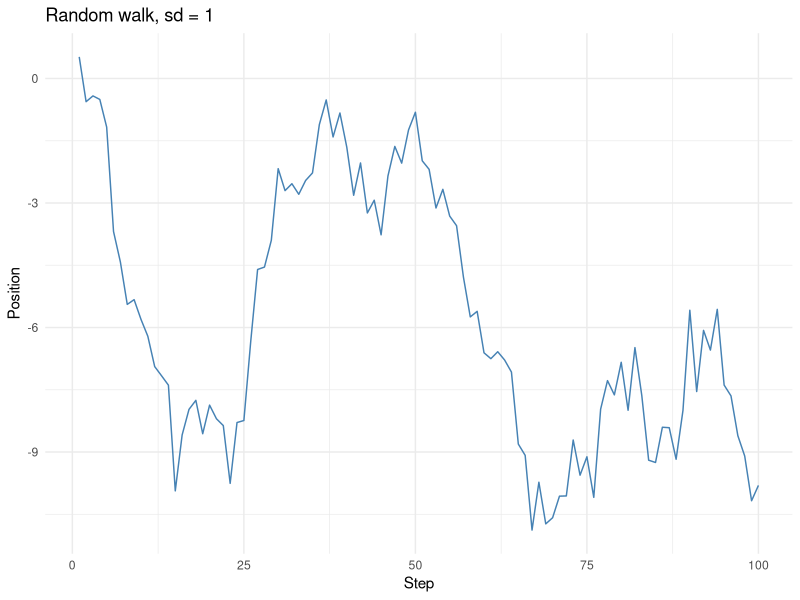
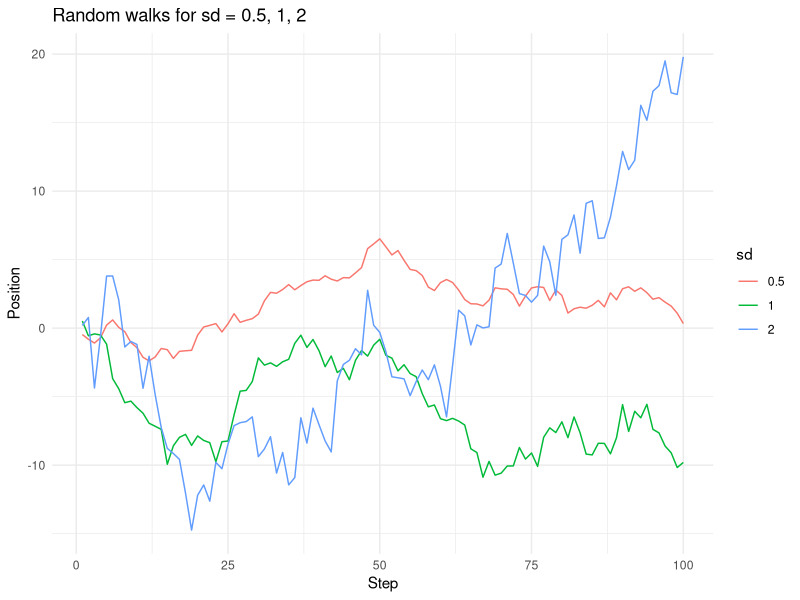
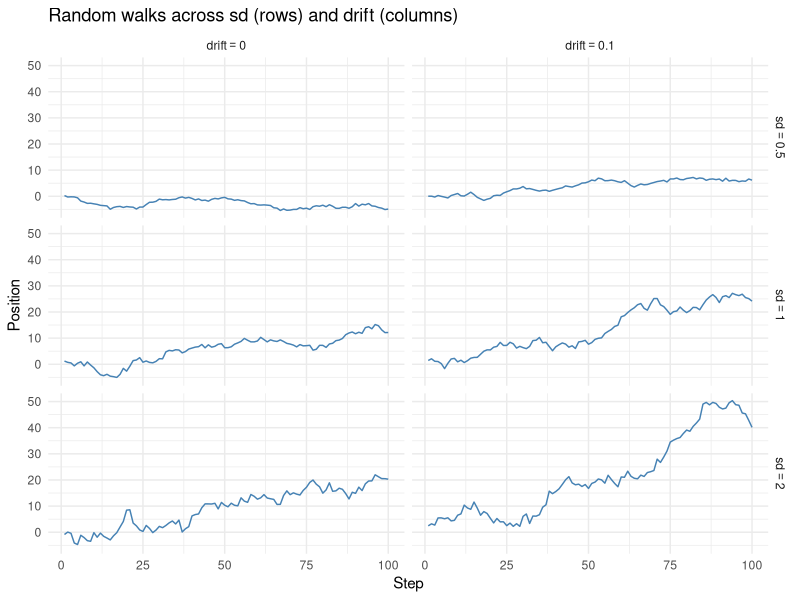
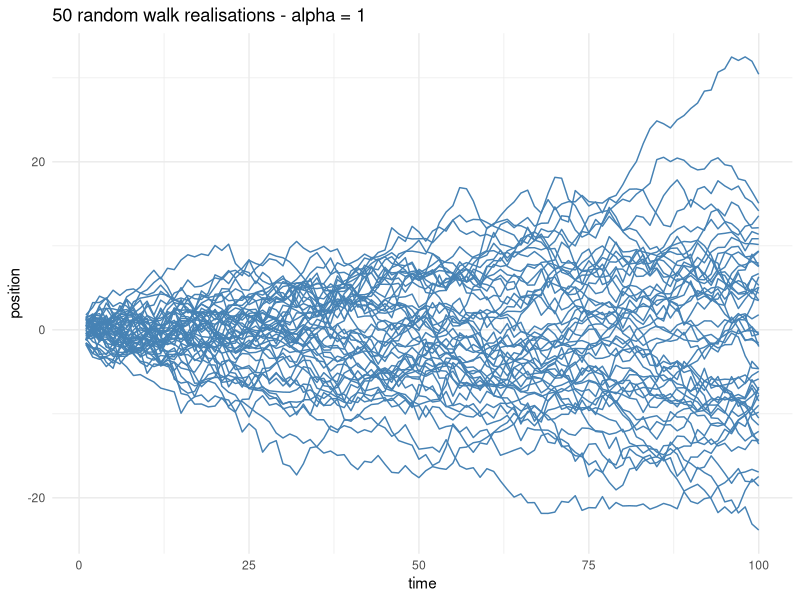
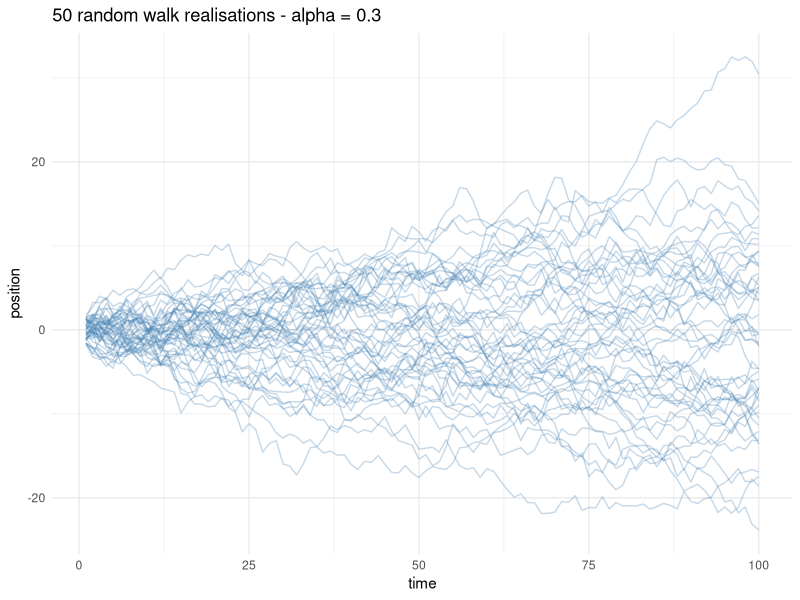
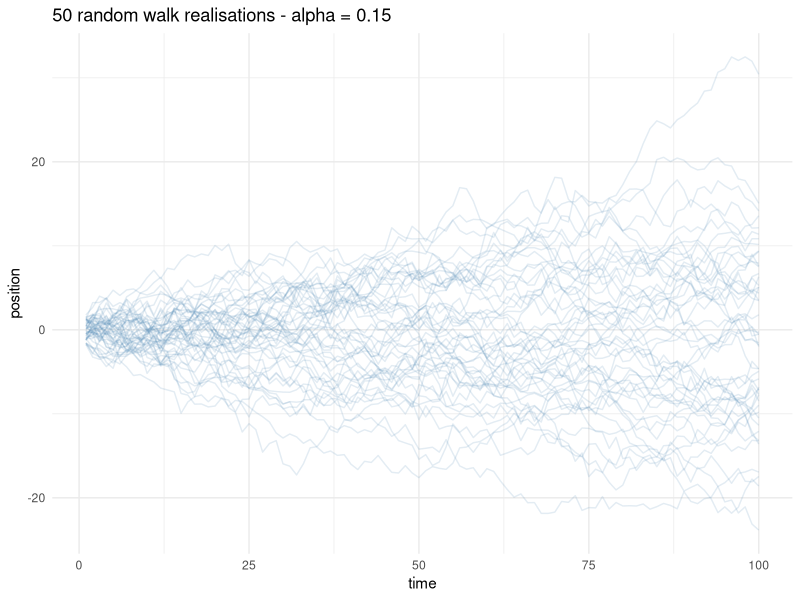
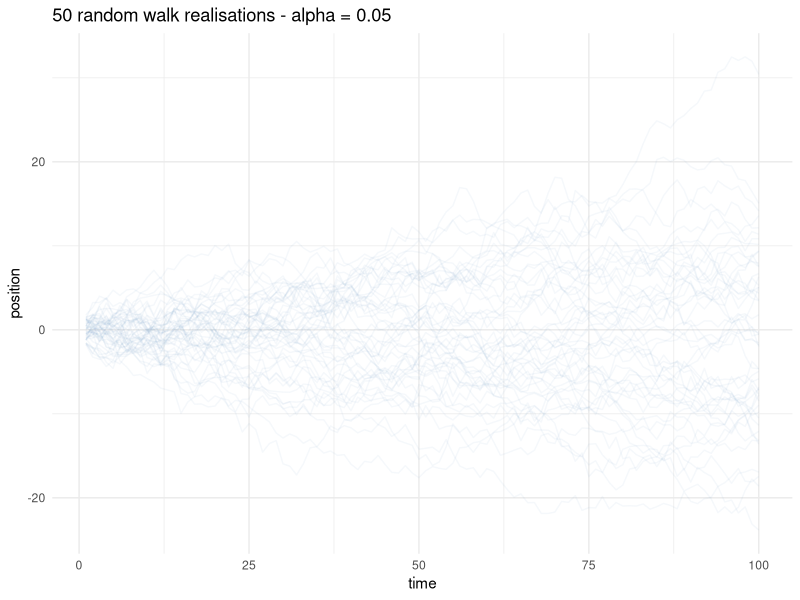
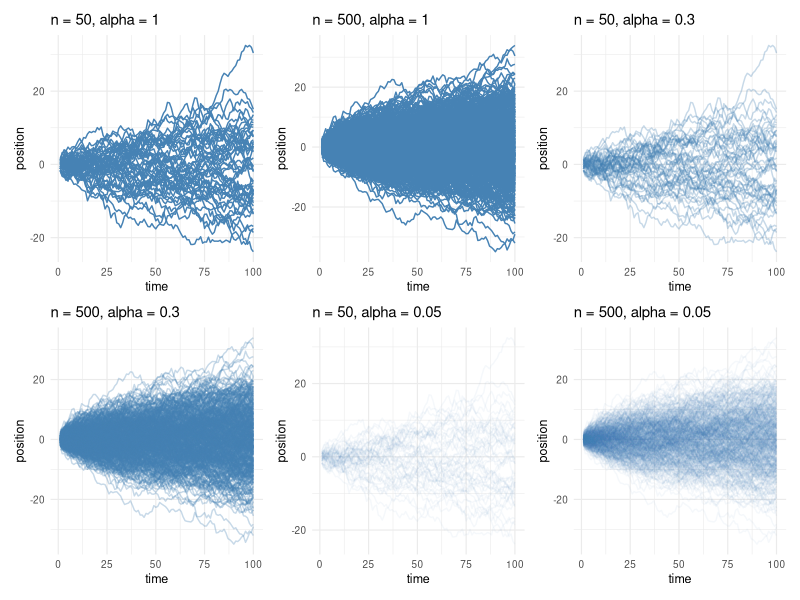

Generate these figures, in order, with R:
## ---- chunk 1
#| label: setup
library(ggplot2)
library(dplyr)
library(patchwork)
## ---- chunk 2
set.seed(2026)
n <- 100

walk_df <- data.frame(
  time = 1:n,
  position = cumsum(rnorm(n, mean = 0, sd = 1))
)

head(walk_df)
set.seed(2026)
head(rnorm(n, mean = 0, sd = 1))

ggplot(walk_df, aes(time, position)) +
  geom_line(colour = "steelblue") +
  labs(title = "Random walk, sd = 1",
       x = "Step", y = "Position") +
  theme_minimal()
## ---- chunk 3
set.seed(2027)
walk_05 <- data.frame(time = 1:n,
                       position = cumsum(rnorm(n, mean = 0, sd = 0.5)),
                       sd = "0.5")

set.seed(2026)
walk_1 <- data.frame(time = 1:n,
                      position = cumsum(rnorm(n, mean = 0, sd = 1)),
                      sd = "1")

set.seed(2028)
walk_2 <- data.frame(time = 1:n,
                      position = cumsum(rnorm(n, mean = 0, sd = 2)),
                      sd = "2")

walks_all <- bind_rows(walk_05, walk_1, walk_2)

ggplot(walks_all, aes(time, position, colour = sd)) +
  geom_line() +
  labs(title = "Random walks for sd = 0.5, 1, 2",
       x = "Step", y = "Position", colour = "sd") +
  theme_minimal()
## ---- chunk 4
set.seed(2026)

params <- expand.grid(sd = c(0.5, 1, 2), drift = c(0, 0.1))

facet_df <- lapply(seq_len(nrow(params)), function(i) {
  sd_i    <- params$sd[i]
  drift_i <- params$drift[i]
  data.frame(
    time = 1:n,
    position = cumsum(rnorm(n, mean = drift_i, sd = sd_i)),
    sd = sd_i,
    drift = drift_i
  )
})
facet_df <- bind_rows(facet_df)

ggplot(facet_df, aes(time, position)) +
  geom_line(colour = "steelblue") +
  facet_grid(sd ~ drift,
             labeller = label_bquote(rows = sd == .(sd),
                                      cols = drift == .(drift))) +
  labs(title = "Random walks across sd (rows) and drift (columns)",
       x = "Step", y = "Position") +
  theme_minimal()
## ---- chunk 5
set.seed(2026)
n_steps <- 100
n_sims  <- 50

sims <- lapply(1:n_sims, function(i) {
  data.frame(sim = i, time = 1:n_steps,
             position = cumsum(rnorm(n_steps)))
})
sims <- bind_rows(sims)
## ---- chunk 6
ggplot(sims, aes(time, position, group = sim)) +
  geom_line(alpha = 1, colour = "steelblue") +
  labs(title = "50 random walk realisations - alpha = 1") +
  theme_minimal()
## ---- chunk 7
ggplot(sims, aes(time, position, group = sim)) +
  geom_line(alpha = 0.3, colour = "steelblue") +
  labs(title = "50 random walk realisations - alpha = 0.3") +
  theme_minimal()
## ---- chunk 8
ggplot(sims, aes(time, position, group = sim)) +
  geom_line(alpha = 0.15, colour = "steelblue") +
  labs(title = "50 random walk realisations - alpha = 0.15") +
  theme_minimal()
## ---- chunk 9
ggplot(sims, aes(time, position, group = sim)) +
  geom_line(alpha = 0.05, colour = "steelblue") +
  labs(title = "50 random walk realisations - alpha = 0.05") +
  theme_minimal()
## ---- chunk 10
#| fig-width: 9
#| fig-height: 7
make_spaghetti <- function(n_sims, alpha_val, seed = 2026) {
  set.seed(seed)
  df <- lapply(1:n_sims, function(i) {
    data.frame(sim = i, time = 1:n_steps,
               position = cumsum(rnorm(n_steps)))
  })
  df <- bind_rows(df)

  ggplot(df, aes(time, position, group = sim)) +
    geom_line(alpha = alpha_val, colour = "steelblue") +
    labs(title = paste0("n = ", n_sims, ", alpha = ", alpha_val)) +
    theme_minimal(base_size = 9)
}

grid_params <- expand.grid(n_sims = c(50, 500), alpha_val = c(1, 0.3, 0.05))

plots <- Map(make_spaghetti, grid_params$n_sims, grid_params$alpha_val)

wrap_plots(plots, ncol = 3)
## ---- chunk 11
sims |>
  filter(sim <= 9) |>
  ggplot(aes(time, position)) +
  geom_line(colour = "steelblue") +
  facet_wrap(~ sim, nrow = 3) +
  labs(title = "9 of 50 realisations") +
  theme_minimal()
## ---- chunk 12
#| fig-width: 10
#| fig-height: 8
sims |>
  filter(sim <= 25) |>
  ggplot(aes(time, position)) +
  geom_line(colour = "steelblue") +
  facet_wrap(~ sim, nrow = 5) +
  labs(title = "25 of 50 realisations") +
  theme_minimal(base_size = 8)
## ---- chunk 13
set.seed(2026)
n_steps <- 100
n_sims  <- 500

sims_big <- lapply(1:n_sims, function(i) {
  data.frame(sim = i, time = 1:n_steps,
             position = cumsum(rnorm(n_steps)))
})
sims_big <- bind_rows(sims_big)

summary_df <- sims_big |>
  group_by(time) |>
  summarise(
    median  = median(position),
    lower50 = quantile(position, 0.25),
    upper50 = quantile(position, 0.75),
    lower90 = quantile(position, 0.05),
    upper90 = quantile(position, 0.95),
    .groups = "drop"
  )
## ---- chunk 14
ggplot(summary_df, aes(time)) +
  geom_ribbon(aes(ymin = lower90, ymax = upper90),
              alpha = 0.2, fill = "steelblue") +
  geom_ribbon(aes(ymin = lower50, ymax = upper50),
              alpha = 0.4, fill = "steelblue") +
  geom_line(aes(y = median), colour = "steelblue", linewidth = 1) +
  labs(title = "Random walk: median, 50% and 90% intervals (500 sims)",
       x = "Time", y = "Position") +
  theme_minimal()
## ---- chunk 15
set.seed(1)
sample_sims <- sample(unique(sims_big$sim), 10)

sample_df <- sims_big |> filter(sim %in% sample_sims)

# Version A: ribbon only
p_ribbon_only <- ggplot(summary_df, aes(time)) +
  geom_ribbon(aes(ymin = lower90, ymax = upper90),
              alpha = 0.2, fill = "steelblue") +
  geom_ribbon(aes(ymin = lower50, ymax = upper50),
              alpha = 0.4, fill = "steelblue") +
  geom_line(aes(y = median), colour = "steelblue", linewidth = 1) +
  labs(title = "Ribbon only") +
  theme_minimal(base_size = 9)

# Version B: ribbon + 10 sampled trajectories
p_ribbon_lines <- ggplot(summary_df, aes(time)) +
  geom_ribbon(aes(ymin = lower90, ymax = upper90),
              alpha = 0.2, fill = "steelblue") +
  geom_ribbon(aes(ymin = lower50, ymax = upper50),
              alpha = 0.4, fill = "steelblue") +
  geom_line(data = sample_df, aes(y = position, group = sim),
            colour = "grey30", alpha = 0.4, linewidth = 0.3) +
  geom_line(aes(y = median), colour = "steelblue", linewidth = 1) +
  labs(title = "Ribbon + 10 sampled trajectories") +
  theme_minimal(base_size = 9)

# notice that adding `colour = as.factor(sim)` in the `geom_line(data = sample_df...`
# aes() gets different colours for the individual trajectories. Maybe better to 
# get fewer than 10 then. 5 is good and makes them clearly identifiable.

p_ribbon_only + p_ribbon_lines
